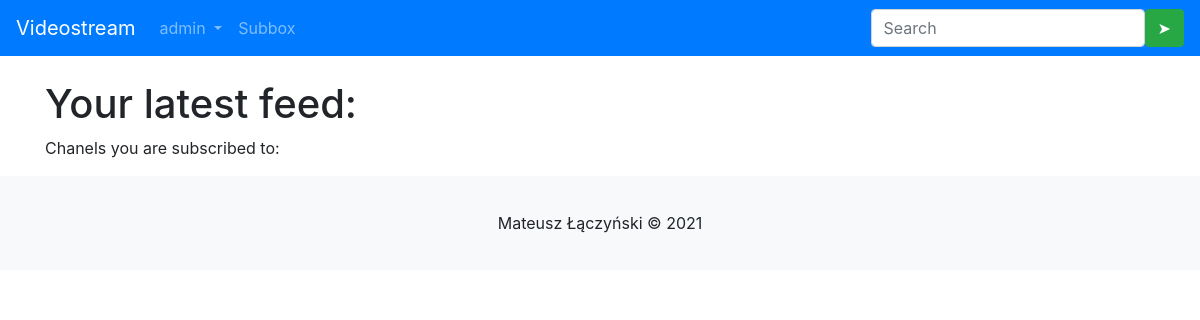
Before: /subbox/ (signed in) with the older database file.
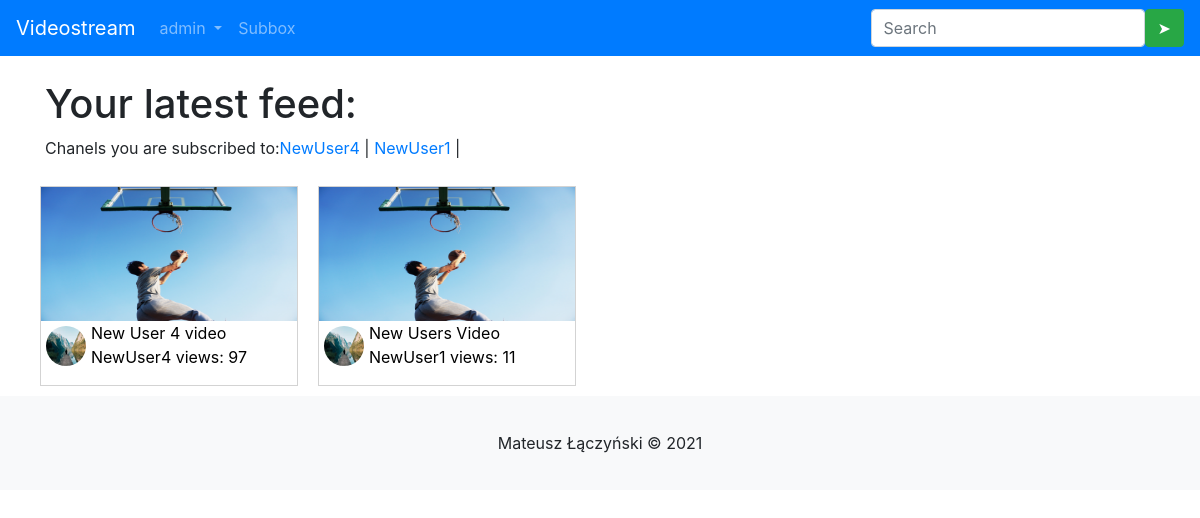
After: the same page with the newer database file.
### profiles/models.py (models this page shows, shortened)
class Profile(models.Model):
    user = models.OneToOneField(User, on_delete=models.CASCADE)
    bio = models.TextField(blank=True, max_length=2000)
    birth_date = models.DateField(null=True, blank=True)
    image = models.ImageField(upload_to="profile_pictures", default="profile_pictures/default.jpg")
    bio = models.TextField(blank=True, max_length=5000)
    followers = models.ManyToManyField(User, related_name="followers", blank=True, null=True)
    def __str__(self):
        return self.user.username

### videos/models.py (models this page shows, shortened)
class Video(models.Model):
    title = models.CharField(max_length=120)
    description = models.TextField(max_length=1500)
    video = models.FileField(upload_to="videos")
    slug = models.SlugField(blank=True, null=True, unique=True)
    date = models.DateField(default=timezone.now)
    thumbnail = models.ImageField(upload_to="thumbnails")
    views = models.IntegerField(default=0)
    author = models.ForeignKey(User, on_delete=models.CASCADE, null=True,blank=True, related_name="author")
    likes = models.ManyToManyField(User, blank=True, related_name="video")
    class Meta:
        ordering = ['-date']
    def get_absolute_url(self):
        return f"/watch/{self.slug}/"

### videos/views.py (the view)
# urls.py: path('subbox/', subbox, name="subbox"),
@login_required
def subbox(request):
    subbed_chanels = Profile.objects.filter(followers=request.user)
    videos = []
    for i in range(len(subbed_chanels)):
        videos += Video.objects.filter(author = subbed_chanels[i].user)
    context = {
        'subbed_chanels': subbed_chanels,
        'videos':videos,
    }
    return render(request,'subbox.html', context)

### templates/subbox.html (shortened to what this page needs)
{% extends "base.html"%}
{% load crispy_forms_tags %}
{% block 'content' %}
    <h1>Your latest feed:</h1>
    <p style="float:left">Chanels you are subscribed to:</p>
    {% for chanel in subbed_chanels %}
        <a href="{% url 'profile-view' chanel %}"> {{chanel.user.username}}</a> |
    {% endfor %}
    <div class="row" style="clear:both;">
        {% for video in videos %}
                <a href="{{video.get_absolute_url}}" style="text-decoration: none;">
                    <div class="video-home-card">
                            <img style="float: left;" src="{{video.thumbnail.url}}" width="256" height="134">
                            <br>
                            <img style="float:left; border-radius:50%; padding:5px" src="{{video.author.profile.image.url}}" width="50" height="50">
                            <p style="color:black; text-decoration: none"><br>{{video.title | truncatechars:25}}<br>
                                {{video.author}} views: {{video.views}}
                            </p>
                    </div>
                </a>
        {% endfor %}
    </div>
{% endblock %}

Changed rows visible on the page:
added Profile: user.username "NewUser4"
now on this page (row unchanged): Profile: user.username "NewUser1"
added Video: thumbnail (picture), author.profile.image (placeholder picture), title "New User 4 video", author "NewUser4", views "97"
now on this page (row edited): Video: thumbnail (picture), author.profile.image (placeholder picture), title "New Users Video", author "NewUser1", views "11"
